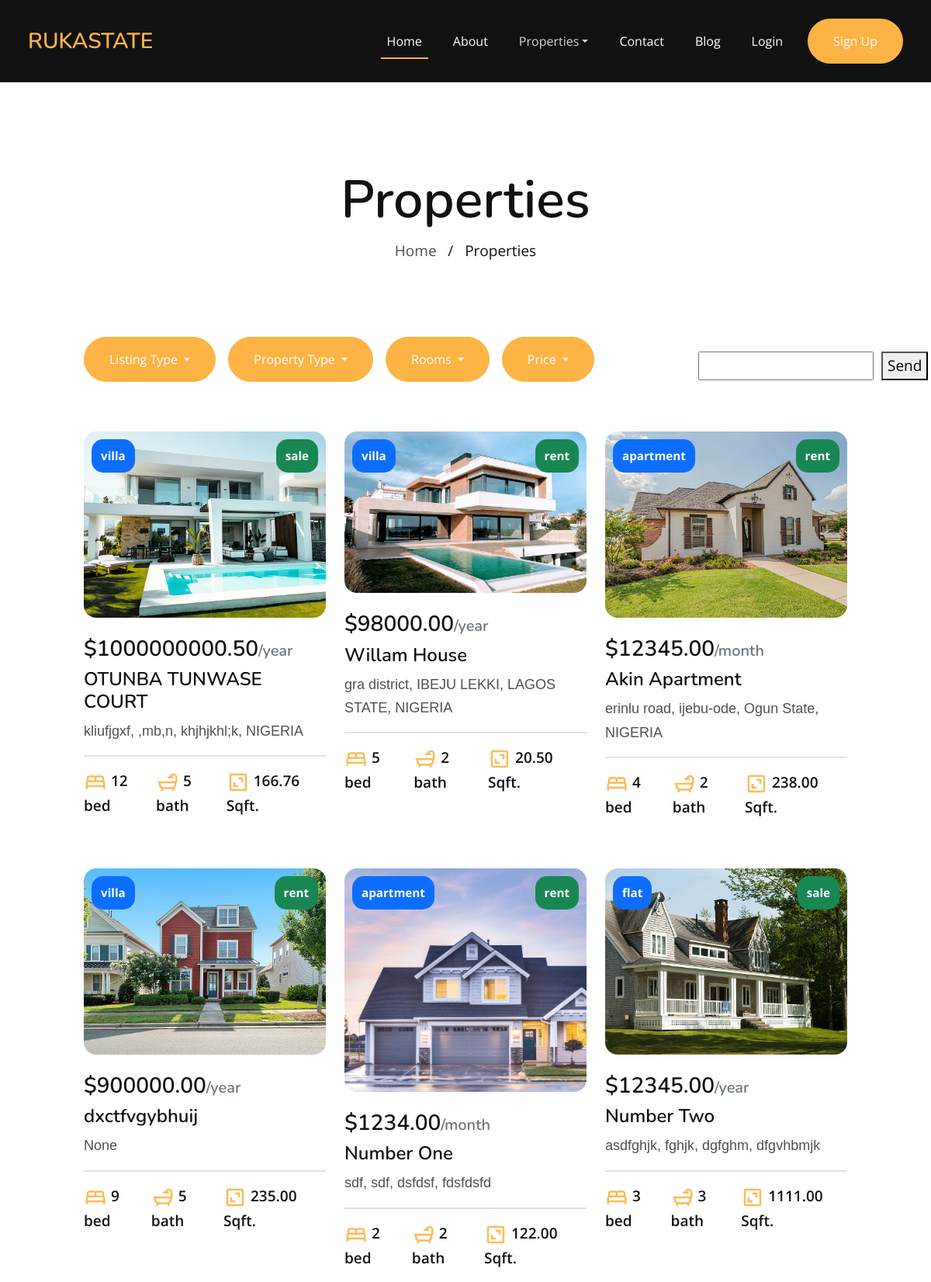
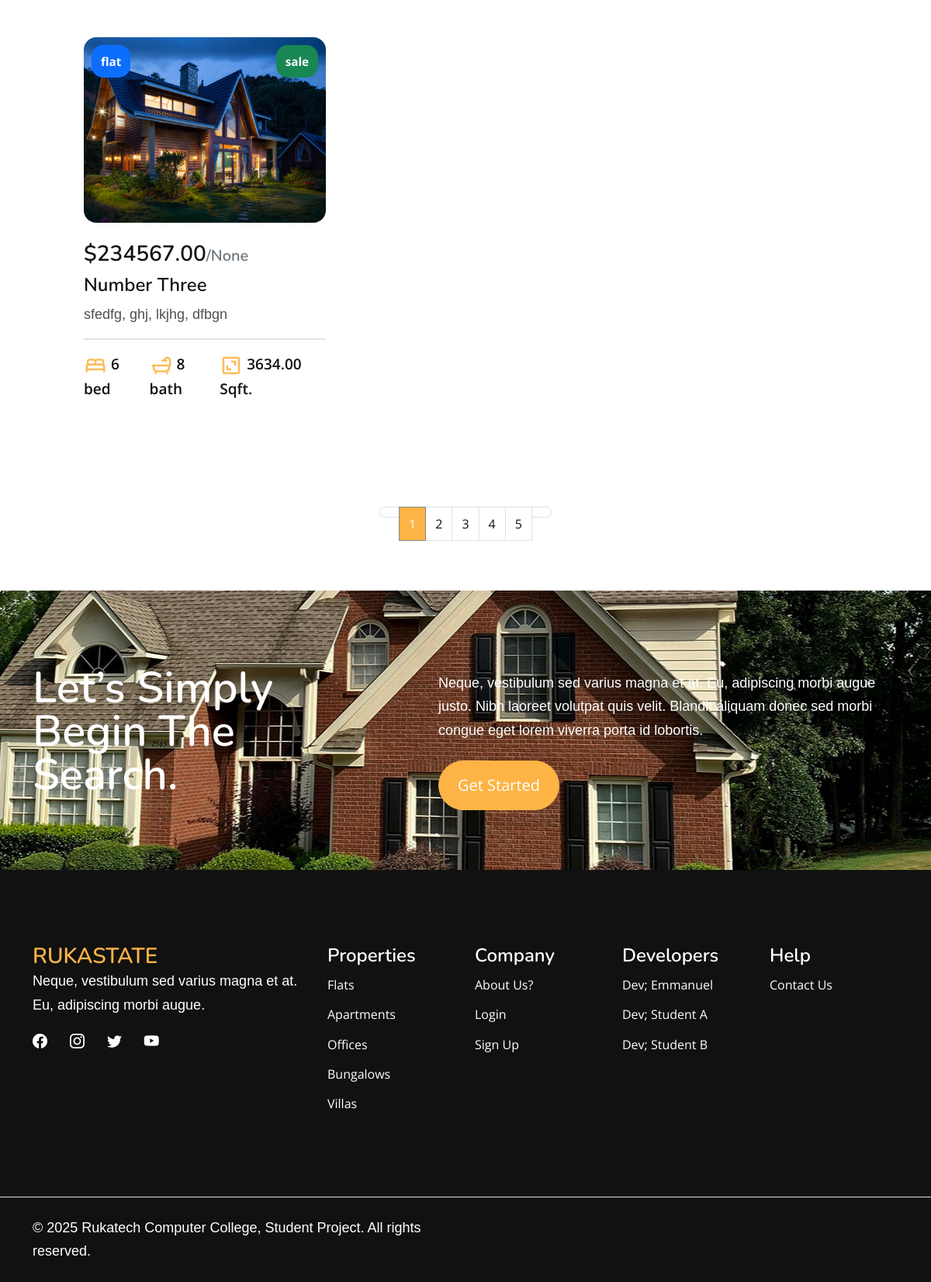
Page /properties/ on the committed database (2 pictures, top to bottom).
### RukApp/models.py (models this page shows, shortened)
class Property(models.Model):
    property_name = models.TextField(max_length=50)
    bedrooms = models.IntegerField()
    bathrooms = models.IntegerField()
    property_size = models.DecimalField(max_digits=6, decimal_places=2)
    listing_type = models.CharField(max_length=10, choices=LISTING_TYPE_CHOICES)
    property_type = models.CharField(max_length=20, choices=PROPERTY_TYPE_CHOICES)
    price = models.DecimalField(max_digits=12, decimal_places=2)
    year_built = models.PositiveIntegerField()
    garage = models.BooleanField(default=False)
    property_description = models.TextField()
    Features_and_amenities = models.TextField()
    rent_duration = models.CharField(max_length=10, choices=RENT_DURATION_CHOICES, blank=True, null=True)
    main_PropertyImage = models.ImageField(upload_to='property_images/', null=True)
    created_at = models.DateTimeField(auto_now_add=True)
    Address = models.OneToOneField('Address', on_delete=models.CASCADE, related_name='property', blank=True, null=True )

class Address(models.Model):
    street = models.CharField(max_length=255)
    city = models.CharField(max_length=100)
    state = models.CharField(max_length=100)
    postal_code = models.CharField(max_length=20)
    country = models.CharField(max_length=100)
    def __str__(self):
        return f"{self.street}, {self.city}, {self.state}, {self.country}"

### RukApp/views.py (the view)
# urls.py: path('properties/', views.properties, name='properties'),
def properties(request):
    property = Property.objects.all()
    return render(request, 'pages/properties.html', {'property':property})

### templates/pages/properties.html (shortened to what this page needs)
{% extends 'base.html' %}
{% block content %}
{% load static %}
{% include 'include/navbar.html' %}
    <section id="page-billboard">
      <div class="container padding-medium-2">
        <div class="page-billboard-container text-center">
          <h1 class="text-capitalize lh-1 mb-3">Properties</h1>
          <span class="item"><a href="{% url 'index' %}">Home</a></span> &nbsp; /
          &nbsp; <span class="item">Properties</span>
        </div>
      </div>
    </section>
    <main class="main-content">
      <div class="row align-items-center pb-5 ps-md-5">
        <div class="col-md-9 d-md-flex">
          <div class="dropdown mb-3 me-3">
            <button
              class="btn btn-primary dropdown-toggle"
              type="button"
              data-bs-toggle="dropdown"
              aria-expanded="false"
            >
              Listing Type
            </button>
          </div>
          <div class="dropdown mb-3 me-3">
            <button
              class="btn btn-primary dropdown-toggle"
              type="button"
              data-bs-toggle="dropdown"
              aria-expanded="false"
            >
              Property Type
            </button>
          </div>
          <div class="dropdown mb-3 me-3">
            <button
              class="btn btn-primary dropdown-toggle"
              type="button"
              data-bs-toggle="dropdown"
              aria-expanded="false"
            >
              Rooms
            </button>
          </div>
          <div class="dropdown mb-3 me-3">
            <button
              class="btn btn-primary dropdown-toggle"
              type="button"
              data-bs-toggle="dropdown"
              aria-expanded="false"
            >
              Price
            </button>
          </div>
        </div>
        <div class="col-md-3 d-md-flex">
          <div data-v-2b6f8ec0="" class="">
            <div data-v-2b6f8ec0="" class="">
              <input type="text" autocomplete="off" class="" />
            </div>
          </div>
          <div data-v-2b6f8ec0="" class="">
            <button
              data-v-2b6f8ec0=""
              type="button"
              class=""
              style="margin-left: 10px"
            >
              <span>Send</span>
            </button>
          </div>
        </div>
      </div>
      <section id="residence">
        <div class="container-fluid px-md-5">
          <div class="row">
            {% for property in property%}
            <div class="col-md-6 col-lg-4 mb-5">
              <div class="card position-relative overflow-hidden">
                <div class="image-wrapper position-relative">
                  <a href="{% url 'property_details' property.pk %}">
                    <img
                      src="{{ property.main_PropertyImage.url }}"
                      class="card-img-top rounded-4"
                      alt="Luxury apartment with modern kitchen"
                    />
                  </a>
                  <span class="property-label label-left-rent">{{ property.property_type }}</span>
                  <span class="property-label label-right">{{ property.listing_type }}</span>
                </div>
                <div class="card-body p-0">
                  <h3 class="pt-4">
                    ${{ property.price }}<span class="text-muted fs-5">/{{ property.rent_duration }}</span>
                  </h3>
                  <a href="{% url 'property_details' property.pk %}">
                    <h4 class="card-title">{{ property.property_name }}</h4>
                  </a>
                  <p class="card-text">
                    {{ property.Address }}
                  </p>
                  <div class="card-text border-top border-2 pt-3">
                    <ul class="d-flex">
                      <li class="residence-list pe-2 fw-semibold">
                        <svg class="text-primary" width="30" height="30">
                          <use xlink:href="#bed"></use>
                        </svg>
                       {{ property.bedrooms }} bed
                      </li>
                      <li class="residence-list pe-2 fw-semibold">
                        <svg class="text-primary" width="30" height="30">
                          <use xlink:href="#bath"></use>
                        </svg>
                       {{ property.bathrooms }} bath
                      </li>
                      <li class="residence-list pe-2 fw-semibold">
                        <svg class="text-primary" width="30" height="30">
                          <use xlink:href="#area"></use>
                        </svg>
                        {{ property.property_size }} Sqft.
                      </li>
                    </ul>
                  </div>
                </div>
              </div>
            </div>
              {% endfor %}
          </div>
        </div>
      </section>
      <nav
        aria-label="Page navigation"
        class="d-flex justify-content-center pt-4 my-5"
      >
        <ul class="pagination">
          <li class="page-item">
            <a class="page-link" href="#" aria-label="Previous">
            </a>
          </li>
          <li class="page-item active" aria-current="page">
            <a class="page-link" href="#">1</a>
          </li>
          <li class="page-item"><a class="page-link" href="#">2</a></li>
          <li class="page-item"><a class="page-link" href="#">3</a></li>
          <li class="page-item"><a class="page-link" href="#">4</a></li>
          <li class="page-item"><a class="page-link" href="#">5</a></li>
          <li class="page-item">
            <a class="page-link" href="#" aria-label="Next">
            </a>
          </li>
        </ul>
      </nav>
    </main>
    <section
      id="start"
      class="padding-medium"
      style="
        background: url(images/background.jpg);
        background-repeat: no-repeat;
        background-position: center;
        height: 360px;
      "
    >
      <div class="container">
        <div class="row align-items-center">
          <div class="col-md-5 order-md-1 d-flex">
            <h3
              class="text-capitalize text-white display-4 fw-semibold lh-1 mb-3"
            >
              Let’s simply begin the search.
            </h3>
          </div>
          <div class="col-md-7 order-md-2">
            <div class="text-content ps-md-5 mt-4 mt-md-0">
              <p class="text-white py-lg-2">
                Neque, vestibulum sed varius magna et at. Eu, adipiscing morbi
                augue justo. Nibh laoreet volutpat quis velit. Blandit aliquam
                donec sed morbi congue eget lorem viverra porta id lobortis.
              </p>
              <a href="{% url 'contact' %}" class="btn btn-primary btn-lg px-4 me-md-2"
                >Get Started</a
              >
            </div>
          </div>
        </div>
      </div>
    </section>
{% include 'include/footer.html' %}
{% endblock %}

### templates/base.html (shortened to what this page needs)
{% load static %}
<!DOCTYPE html>
<html lang="en">
  <head>
    <link rel="stylesheet" type="text/css" href="{% static 'css/vendor.css' %}" />
    <link
      rel="stylesheet"
      href="https://cdn.jsdelivr.net/npm/swiper@9/swiper-bundle.min.css"
    />
    <link
      rel="stylesheet"
      href="https://cdn.jsdelivr.net/npm/bootstrap-icons@1.5.0/font/bootstrap-icons.css"
    />
    <link
      href="https://cdn.jsdelivr.net/npm/bootstrap@5.2.3/dist/css/bootstrap.min.css"
      rel="stylesheet"
    />
    <link rel="stylesheet" href="{% static 'style.css' %}" />
  </head>
  <body data-bs-spy="scroll" data-bs-target="#navbar-example2" tabindex="0">
        {% block content %}
        {% endblock %}
  </body>
</html>

### templates/include/navbar.html (shortened to what this page needs)
    <nav
      id="header"
      class="navbar navbar-expand-lg bg-dark fixed-top py-4 px-2 p-md-4"
    >
      <div class="container-fluid">
        <a class="brandlogo" href="{% url 'index' %}">RUKASTATE</a>
        <div
          class="offcanvas offcanvas-end"
          tabindex="-1"
          id="offcanvasNavbar2"
          aria-labelledby="offcanvasNavbar2Label"
        >
          <div class="offcanvas-body">
            <ul
              class="navbar-nav align-items-center justify-content-end align-items-center flex-grow-1"
            >
              <li class="nav-item">
                <a class="nav-link active me-md-4" href="{% url 'index' %}">Home</a>
              </li>
              <li class="nav-item">
                <a class="nav-link me-md-4" href="{% url 'about' %}">About</a>
              </li>
              <li class="nav-item dropdown">
                <a
                  class="nav-link me-md-4 text-center dropdown-toggle"
                  data-bs-toggle="dropdown"
                  href="#"
                  role="button"
                  aria-expanded="false"
                  >Properties</a
                >
              </li>
              <li class="nav-item">
                <a class="nav-link me-md-4" href="{% url 'contact' %}">Contact</a>
              </li>
              <li class="nav-item">
                <a class="nav-link me-md-4" href="{% url 'blog' %}">Blog</a>
              </li>
              <li class="nav-item">
                <a
                  class="nav-link me-md-4"
                  href="#"
                  data-bs-toggle="modal"
                  data-bs-target="#exampleModal"
                  >Login</a
                >
              </li>
              <li class="nav-item">
                <a
                  class="btn-medium btn btn-primary"
                  href="#"
                  data-bs-toggle="modal"
                  data-bs-target="#exampleModal2"
                  >Sign Up</a
                >
              </li>
            </ul>
          </div>
        </div>
      </div>
    </nav>

### templates/include/footer.html
    <section id="footer" class="bg-dark">
        <div class="container footer-container">
          <footer
            class="row row-cols-1 row-cols-sm-2 row-cols-md-5 padding-medium"
          >
            <div class="col-md-4">
              <a class="brandlogo" href="{% url 'index' %}">RUKASTATE</a>
              <p class="text-white">
                Neque, vestibulum sed varius magna et at. Eu, adipiscing morbi
                augue.
              </p>
              <i class="bi-facebook text-white pe-4"></i>
              <i class="bi-instagram text-white pe-4"></i>
              <i class="bi-twitter text-white pe-4"></i>
              <i class="bi-youtube text-white pe-4"></i>
            </div>
            <div class="col-md-2">
              <h4 class="text-white">Properties</h4>
              <ul class="nav flex-column">
                <li class="nav-item mb-2">
                  <a href="{% url 'properties' %}" class="nav-link p-0">Flats</a>
                </li>
                <li class="nav-item mb-2">
                  <a href="{% url 'properties' %}" class="nav-link p-0">Apartments</a>
                </li>
                <li class="nav-item mb-2">
                  <a href="{% url 'properties' %}" class="nav-link p-0">Offices</a>
                </li>
                <li class="nav-item mb-2">
                  <a href="{% url 'properties' %}" class="nav-link p-0">Bungalows</a>
                </li>
                <li class="nav-item mb-2">
                  <a href="{% url 'properties' %}" class="nav-link p-0">Villas</a>
                </li>
              </ul>
            </div>
            <div class="col-md-2">
              <h4 class="text-white">Company</h4>
              <ul class="nav flex-column">
                <li class="nav-item mb-2">
                  <a href="About.html" class="nav-link p-0">About Us?</a>
                </li>
                <li class="nav-item mb-2">
                  <a
                    href="#"
                    class="nav-link p-0"
                    data-bs-toggle="modal"
                    data-bs-target="#exampleModal"
                    >Login
                  </a>
                </li>
                <li class="nav-item mb-2">
                  <a
                    href="#"
                    class="nav-link p-0"
                    data-bs-toggle="modal"
                    data-bs-target="#exampleModal2"
                    >Sign Up
                  </a>
                </li>
              </ul>
            </div>
            <div class="col-md-2">
              <h4 class="text-white">Developers</h4>
              <ul class="nav flex-column">
                <li class="nav-item mb-2">
                  <a href="#" class="nav-link p-0">Dev; Emmanuel</a>
                </li>
                <li class="nav-item mb-2">
                  <a href="#" class="nav-link p-0">Dev; Student A</a>
                </li>
                <li class="nav-item mb-2">
                  <a href="#" class="nav-link p-0">Dev; Student B</a>
                </li>
              </ul>
            </div>
            <div class="col-md-2">
              <h4 class="text-white">Help</h4>
              <ul class="nav flex-column">
                <li class="nav-item mb-2">
                  <a href="{% url 'contact' %}" class="nav-link p-0">Contact Us </a>
                </li>
              </ul>
            </div>
          </footer>
        </div>
        <footer
          class="d-flex flex-wrap justify-content-between align-items-center border-top"
        ></footer>
        <div class="container align-items-center">
          <footer
            class="d-flex flex-wrap justify-content-between align-items-center py-2 mt-3"
          >
            <div class="col-md-6 d-flex align-items-center">
              <p class="text-white">
                © 2025 Rukatech Computer College, Student Project. All rights
                reserved.
              </p>
            </div>
          </footer>
        </div>
      </section>

### rows in the picture
Property: main_PropertyImage (picture), property_type "villa", listing_type "sale", price "1000000000.50", rent_duration "year", property_name "OTUNBA TUNWASE COURT", Address "kliufjgxf, ,mb,n, khjhjkhl;k, NIGERIA", bedrooms "12", bathrooms "5", property_size "166.76"
Property: main_PropertyImage (picture), property_type "villa", listing_type "rent", price "98000.00", rent_duration "year", property_name "Willam House", Address "gra district, IBEJU LEKKI, LAGOS STATE, NIGERIA", bedrooms "5", bathrooms "2", property_size "20.50"
Property: main_PropertyImage (picture), property_type "apartment", listing_type "rent", price "12345.00", rent_duration "month", property_name "Akin Apartment", Address "erinlu road, ijebu-ode, Ogun State, NIGERIA", bedrooms "4", bathrooms "2", property_size "238.00"
Property: main_PropertyImage (picture), property_type "villa", listing_type "rent", price "900000.00", rent_duration "year", property_name "dxctfvgybhuij", Address "None", bedrooms "9", bathrooms "5", property_size "235.00"
Property: main_PropertyImage (picture), property_type "apartment", listing_type "rent", price "1234.00", rent_duration "month", property_name "Number One", Address "sdf, sdf, dsfdsf, fdsfdsfd", bedrooms "2", bathrooms "2", property_size "122.00"
Property: main_PropertyImage (picture), property_type "flat", listing_type "sale", price "12345.00", rent_duration "year", property_name "Number Two", Address "asdfghjk, fghjk, dgfghm, dfgvhbmjk", bedrooms "3", bathrooms "3", property_size "1111.00"
Property: main_PropertyImage (picture), property_type "flat", listing_type "sale", price "234567.00", rent_duration "None", property_name "Number Three", Address "sfedfg, ghj, lkjhg, dfbgn", bedrooms "6", bathrooms "8", property_size "3634.00"
